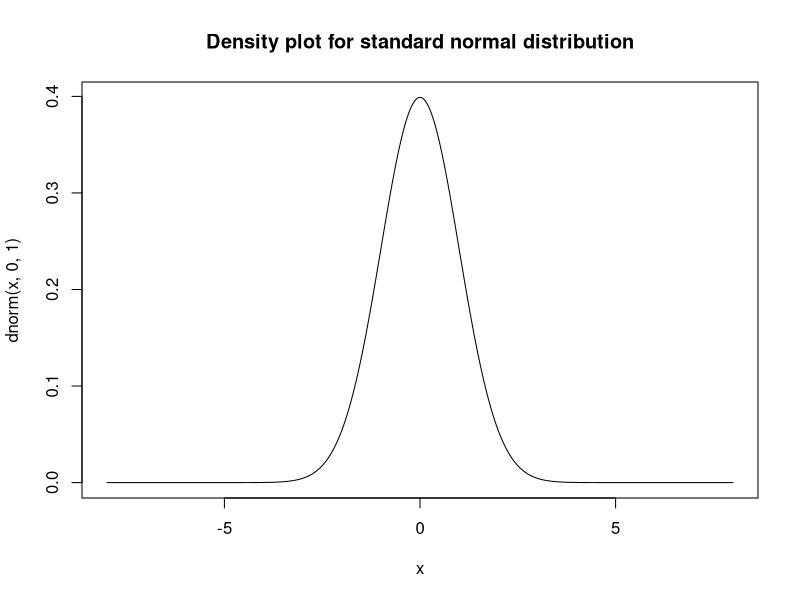
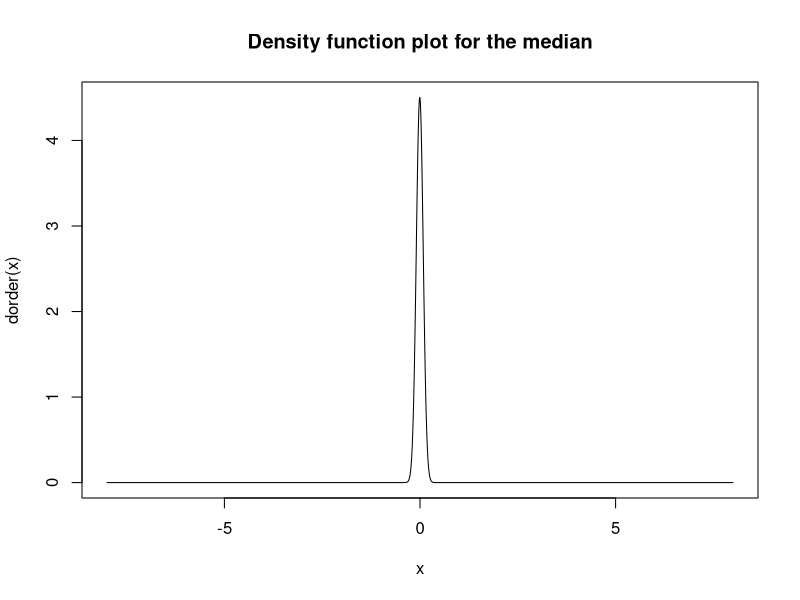
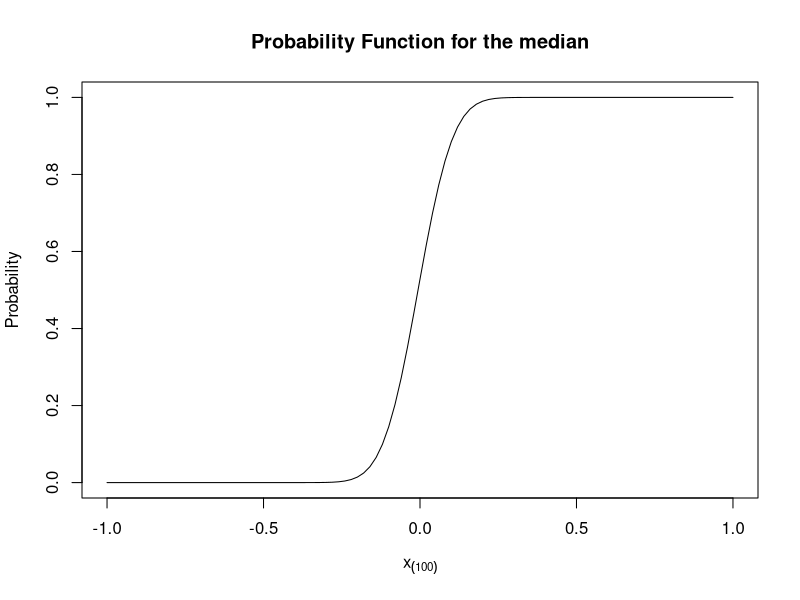
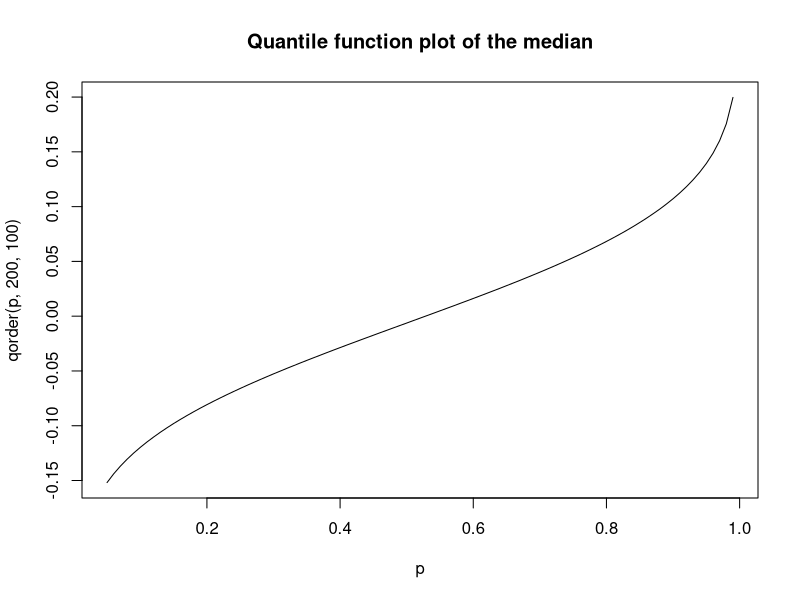
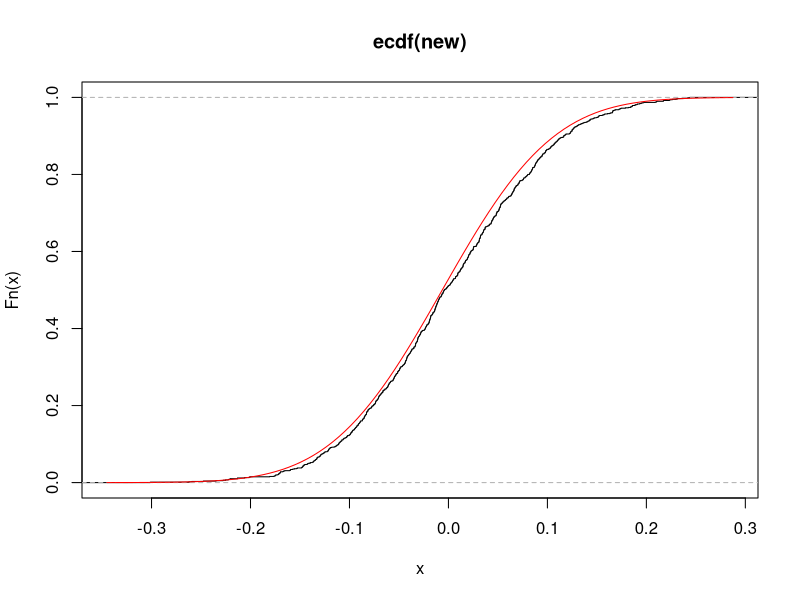
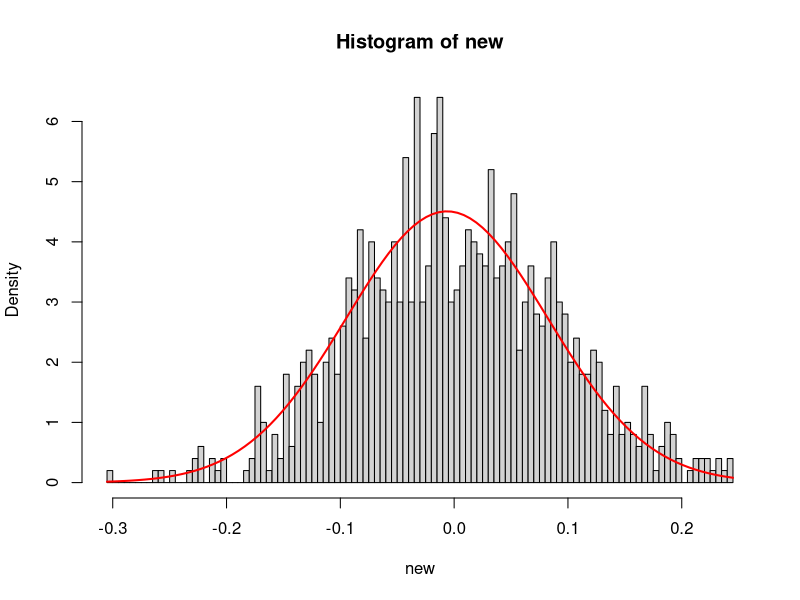
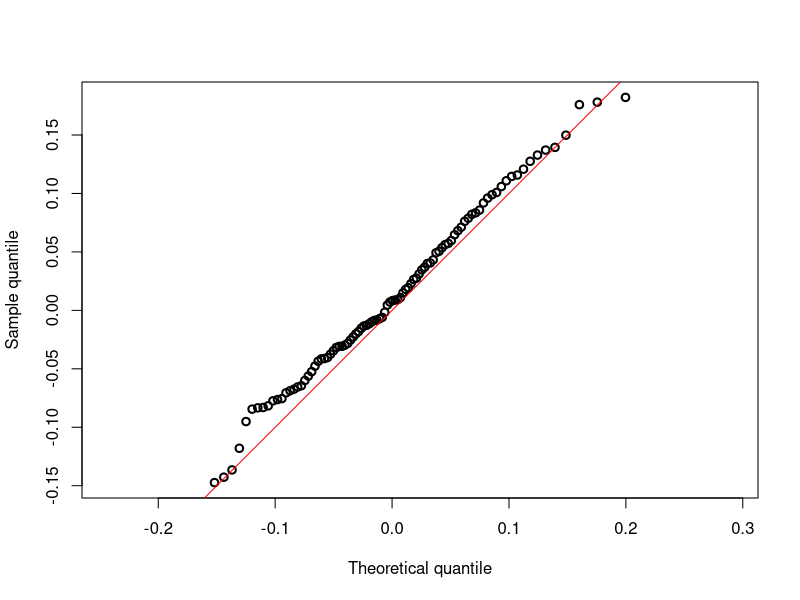
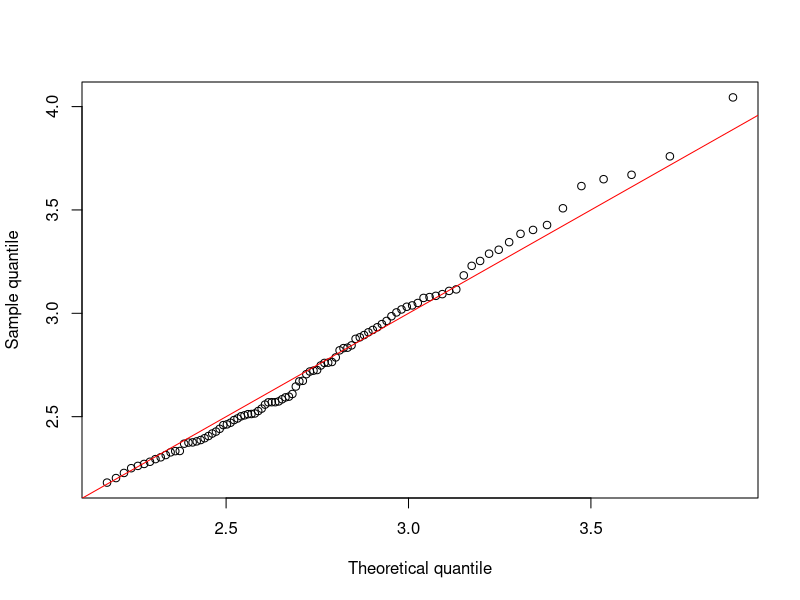

These charts were generated, in order, by the following R code:
## ---- chunk 1
knitr::opts_chunk$set(echo = TRUE)
## ---- chunk 2
#default library setup
library(dplyr)
## ---- chunk 3
dorder<- function(x){
  100*choose(200,100)*
  (pnorm(x)^(100-1))*
  (1-pnorm(x))^(200-100)*
  dnorm(x)
}
x<-seq(-8,8,by=0.01)
## ---- chunk 4
plot(x,dnorm(x,0,1),type="l",main="Density plot for standard normal distribution")
## ---- chunk 5
plot(x,dorder(x),type="l",main="Density function plot for the median")
## ---- chunk 6
porder<-function(x){
  pbinom(100-1,200,pnorm(x,0,1),lower.tail = FALSE)
}
curve(porder(x),-1,1,xlab=parse(text="x[(100)]"),ylab="Probability",main="Probability Function for the median")
## ---- chunk 7
p_cdf<-function(x,n,k){
  pbinom(k-1,n,pnorm(x,0,1),lower.tail = FALSE)
}
qorder<-function(p,n,k){
  
  out<-p*0
  for(i in seq_along(p)){
    out[i]<-uniroot(function(x){p_cdf(x,n,k)-p[i]},c(-8,8))$root
  }
  out
}
  
p<-seq(0.05,0.99,by=0.01)
plot(p,qorder(p,200,100),type="l",main="Quantile function plot of the median")
## ---- chunk 8
new<-rep(NA,1000)
for (i in seq(1,1000)){
  dat<-rnorm(200,0,1)
  new[i]<-median(dat)
}
plot(ecdf(new))
curve(porder(x),add = TRUE,col="red")
## ---- chunk 9
hist(new,breaks = 100,freq=FALSE)
curve(dorder(x),lwd=2,add=TRUE,col="red")
## ---- chunk 10
qqdata<-rep(NA,length(p))
for (i in seq(p)){
  data1<-rnorm(200,0,1)
  qqdata[i]<-median(data1)
}
x<-qorder(p,200,100)
y<-quantile(qqdata,probs=p)


plot(x,y,asp=1,lwd=2,xlab="Theoretical quantile",ylab="Sample quantile")
abline(0,1,col="red")

## ---- chunk 11
dorder_mod<- function(x,n,k){
  k*choose(n,k)*
  (pnorm(x)^(k-1))*
  (1-pnorm(x))^(n-k)*
  dnorm(x)
}
## ---- chunk 12
porder_mod<-function(x,n,k){
  pbinom(k-1,n,pnorm(x,0,1),lower.tail = FALSE)
}
## ---- chunk 13
qorder_mod<-function(p,n,k){
  out<-p*0
  for(i in seq_along(p)){
    out[i]<-uniroot(function(x){p_cdf(x,n,k)-p[i]},c(-8,8))$root
  }
  out
}
## ---- chunk 14
qqdata1<-rep(NA,length(p))

for (j in seq(p)){
  data2<-rnorm(200,0,1)
  qqdata1[j]<-max(data2)
}

x<-qorder_mod(p,200,200)
y<-quantile(qqdata1,probs=p)

plot(x,y,xlab="Theoretical quantile",ylab="Sample quantile")

abline(0,1,col="red")
## ---- chunk 15
dorder_mod1<- function(x,n,k,dist,...){
  d<-get(paste0("d",dist))
  p<-get(paste0("p",dist))
 
   k*choose(n,k)*
  (p(x)^(k-1))*
  (1-p(x))^(n-k)*
  d(x)
}
## ---- chunk 16
porder_mod1<-function(x,n,k,dist,...){
  p<-get(paste0("p",dist))
  pbinom(k-1,n,p(x,0,1),lower.tail = FALSE)
}
## ---- chunk 17
qorder_mod<-function(p,n,k,dist){
  
  out<-p*0
  for(i in seq_along(p)){
    out[i]<-uniroot(function(x){porder_mod1(x,n,k,dist,...)-p[i]},c(-8,8))$root
  }
  out
}
## ---- chunk 18
curve(dorder_mod1(x,200,1,dist="norm"),-8,8,main="PDF of the sample min(N=200)",ylab="Probability density")

## ---- chunk 19
curve(porder_mod1(x,200,1,dist="norm"),-8,8,main="CDF of the sample min(N=200)",ylab="Cumulative density")
